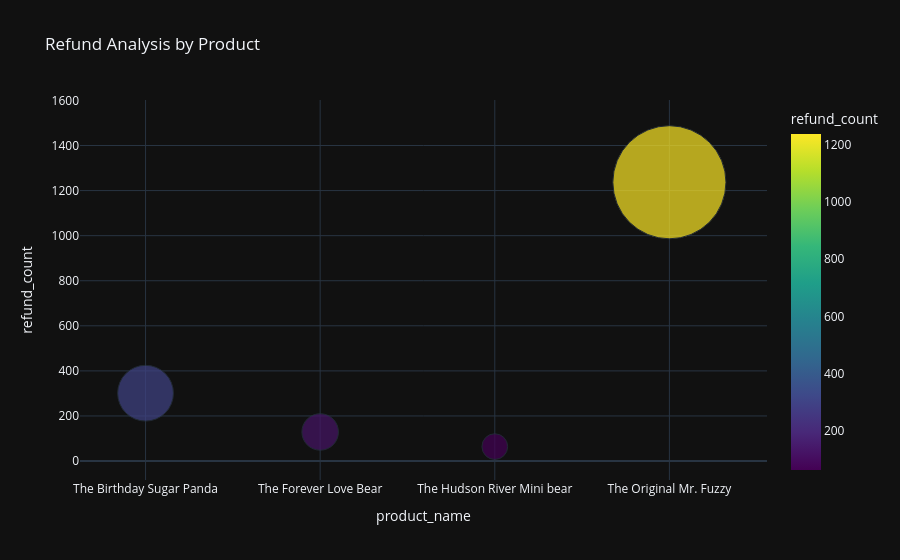

The cell this chart's notebook holds for it:
### Markdown cell above
5. Refund Analysis by Product

### Code cell
import plotly.express as px

refund_product = (
    refund_data.groupby('product_name')['order_item_refund_id']
    .count()
    .reset_index(name='refund_count')
)

fig = px.scatter(
    refund_product,
    x='product_name',
    y='refund_count',
    size='refund_count',
    color='refund_count',
    color_continuous_scale='Viridis',
    size_max=80,
    title='Refund Analysis by Product'
)

fig.update_layout(template='plotly_dark')

fig.show()

### Figure 1 — Plotly figure (JSON) as saved in the notebook; plotly's stock layout.template omitted (floating-point values rounded to 4 significant figures)
{"data": [{"hovertemplate": "product_name=%{x}<br>refund_count=%{marker.color}<extra></extra>", "legendgroup": "", "marker": {"color": [301, 129, 64, 1237], "coloraxis": "coloraxis", "size": [301, 129, 64, 1237], "sizemode": "area", "sizeref": 0.1933, "symbol": "circle"}, "mode": "markers", "name": "", "orientation": "v", "showlegend": false, "type": "scatter", "x": ["The Birthday Sugar Panda", "The Forever Love Bear", "The Hudson River Mini bear", "The Original Mr. Fuzzy"], "xaxis": "x", "y": [301, 129, 64, 1237], "yaxis": "y"}], "layout": {"coloraxis": {"colorbar": {"title": {"text": "refund_count"}}, "colorscale": [[0, "#440154"], [0.1111, "#482878"], [0.2222, "#3e4989"], [0.3333, "#31688e"], [0.4444, "#26828e"], [0.5556, "#1f9e89"], [0.6667, "#35b779"], [0.7778, "#6ece58"], [0.8889, "#b5de2b"], [1, "#fde725"]]}, "legend": {"itemsizing": "constant", "tracegroupgap": 0}, "title": {"text": "Refund Analysis by Product"}, "xaxis": {"anchor": "y", "domain": [0, 1], "title": {"text": "product_name"}}, "yaxis": {"anchor": "x", "domain": [0, 1], "title": {"text": "refund_count"}}}}
